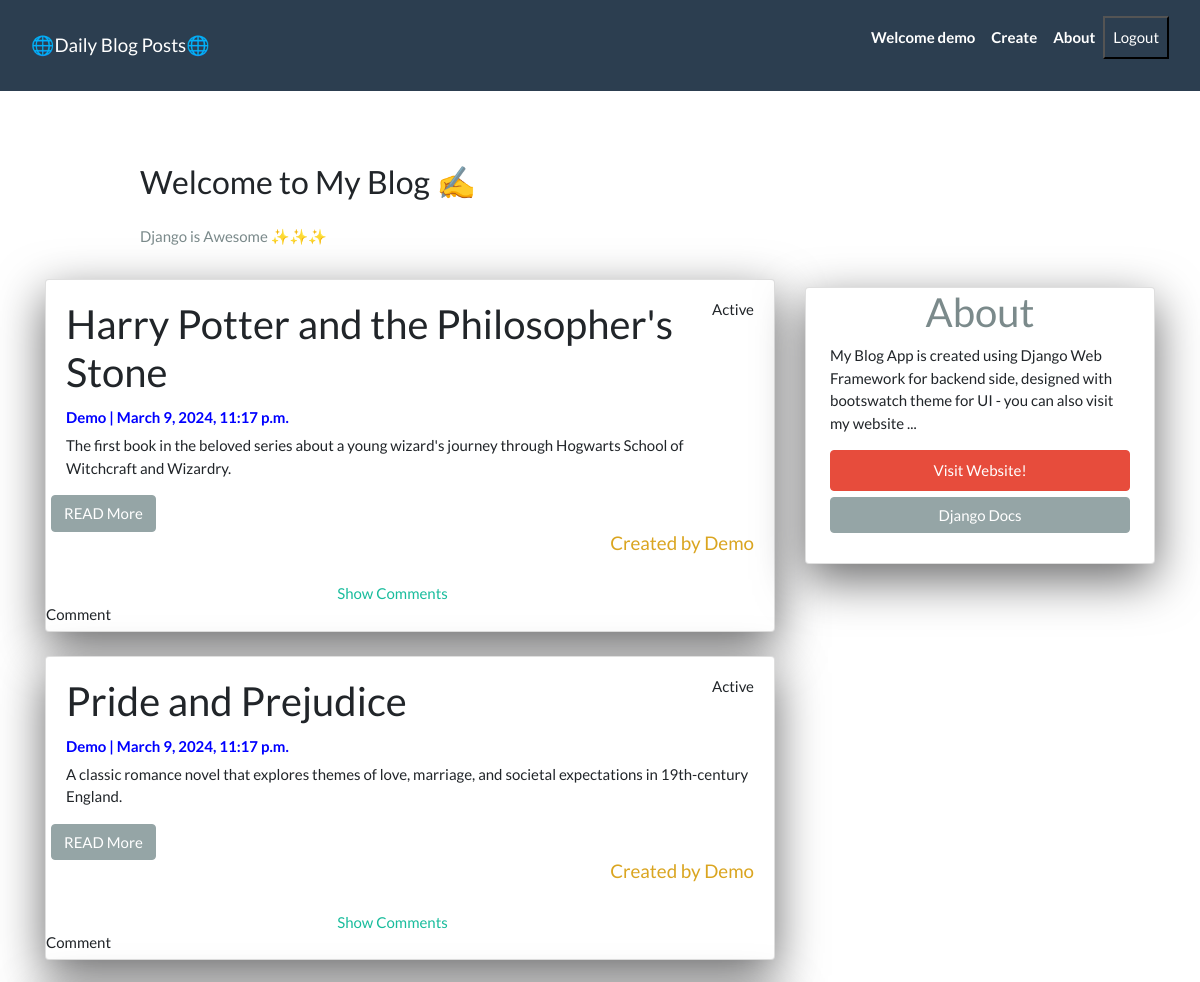
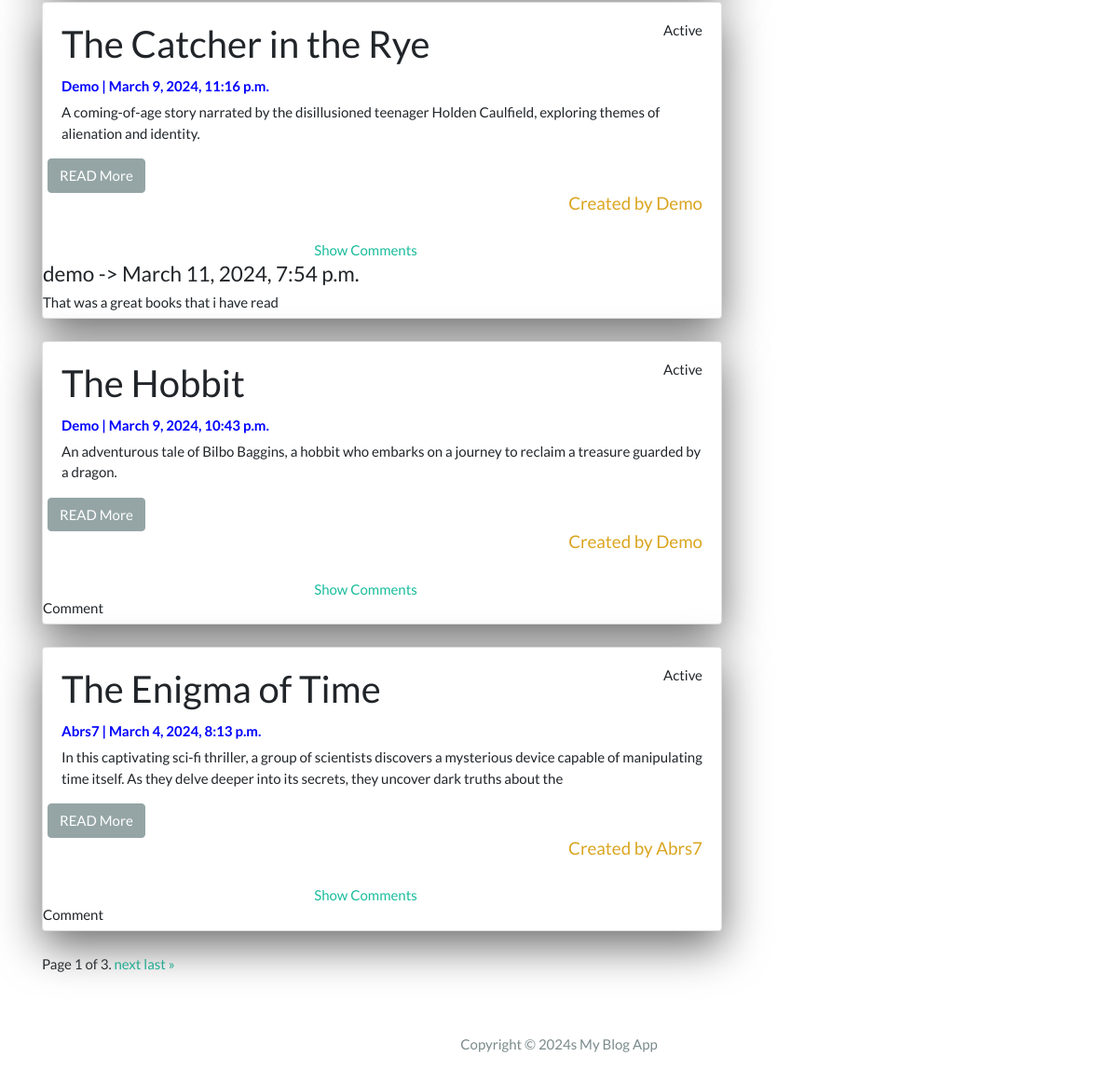
Page /app/ (signed in) on the committed database (2 pictures, top to bottom).
### app/models.py (models this page shows, shortened)
class Post(models.Model):
    title = models.CharField(max_length =256, unique=True)
    slug = models.SlugField(max_length=256, unique=True )
    author = models.ForeignKey(User, on_delete=models.CASCADE, related_name='blog_posts')
    created_on = models.DateTimeField(auto_now_add = True)
    updated_on = models.DateTimeField(auto_now = True)
    content = models.TextField()
    status = models.IntegerField(choices = STATUS, default= 0)
    class Meta():
        ordering = ['-created_on']

class Comment(models.Model):
    name = models.ForeignKey(User,on_delete=models.CASCADE, related_name='comments', max_length= 256)
    post = models.ForeignKey(Post, on_delete=models.CASCADE, related_name='comments')
    body = models.TextField()
    created_on = models.DateTimeField(auto_now_add = True)
    updated_on = models.DateTimeField(auto_now = True)

### app/views.py (the view)
# urls.py: path('', views.PostList.as_view(), name = 'post_list'),
class PostList(ListView):
    queryset = Post.objects.filter(status=1).order_by('-created_on')
    template_name = 'index.html'
    paginate_by = 5
    def get_context_data(self, **kwargs):
        context = super().get_context_data(**kwargs)
        context['post_id'] = self.kwargs.get('post_id')
        return context

### app/templatetags/custom_filters.py (called while the page is built)
@register.filter(name='first_upper')
def first_upper(value):
    return value[0].upper() + value[1:]

### templates/index.html (shortened to what this page needs)
{% extends "base.html" %}
{% block content %}
<header class="masthead">
  <div class="container">
    <div class="row">
      <div class=" col-md-8 col-md-10 mx-auto">
        <div class="site-heading">
          <h3 class=" site-heading my-4 mt-3 text-black"> Welcome to My Blog ✍️ </h3>
          <p class="text-dark">Django is Awesome ✨✨✨ </p>
        </div>
      </div>
    </div>
  </div>
</header>
<div class="container">
  <div class="row">
    <div class="col-md-8 mt-3 left">
      {% for post in post_list %}
      <div class="card mb-4">
        <div class="card-body">
         <div class="float-right">
          {% if request.user.is_authenticated %}
          {%if request.user.is_active %}
          <h6>Active</h6>
          {% else %}
          <h6>last seen recently</h6>
          {% endif %}
          {% else %}
          <h6>A long time ago</h6>
          {% endif %}
        </div>
          <h2 class="card-title">{{ post.title }}</h2>
          {% load custom_filters %}
          <p class="card-text text-green h6" style="color: blue; font-weight: bolder;">{{ post.author.username| first_upper }} | {{ post.created_on}} </p>
          <p class="card-text">{{post.content|slice:":200"}} </p>
          <div class="row">
          <a href="{% url 'post_detail' post.slug  %}">
         <button class="btn btn-secondary mx-6">READ More</button>
      </a>
      </div>
      {% load custom_filters %}
      <h5 class="text-green mx-12 float-right " style="color: goldenrod;">Created by {{post.author.username|first_upper}}</h5>
        </div>
    <a href="#comments-section" class=" toggle-comments-btn" style="padding-left: 40%;">Show Comments</a>
<div id="comments-section" class="comments-section">
    <div id="comments-container" class="comments-container">
        {% if not post.comments.all %}
        <h6>Comment</h6>
        {% else %}
         {% for comment in post.comments.all%}
        <h4>  {{comment.name}} -> {{comment.created_on}}  </h4>
        <h6>  {{comment.body}} </h6>
         {% endfor %}
        {% endif %}
    </div>
</div>
    </div>
      {% endfor %}
      <div class="pagination">
        <span class="step-links">
            {% if is_paginated %}
                <span class="current">
                    Page {{ page_obj.number }} of {{ paginator.num_pages }}.
                </span>
                {% if page_obj.has_next %}
                    <a href="?page={{ page_obj.next_page_number }}">next</a>
                    <a href="?page={{ paginator.num_pages }}">last &raquo;</a>
                {% endif %}
            {% endif %}
        </span>
    </div>
    </div>
   {% block sidebar %}
   {% include 'sidebar.html'%}
   {% endblock sidebar%}
  </div>
</div>
{%endblock%}

### templates/base.html (shortened to what this page needs)
<!DOCTYPE html>
<html>
  {% load static %}
<head>
  <link rel="stylesheet" href="https://stackpath.bootstrapcdn.com/bootswatch/4.5.2/flatly/bootstrap.min.css">
</head>
<body>
  <nav class="navbar navbar-expand-lg navbar-dark bg-primary" id="mainNav">
    <div class="container-fluid">
      <a class="navbar-brand" href="{% url 'post_list' %}">🌐Daily Blog Posts🌐</a>
      <div class="collapse navbar-collapse" id="navbarResponsive">
        <ul class="navbar-nav ml-auto">
          {% if request.user.is_authenticated %}
          <li class="nav-item text-black">
            <p class="nav-link text-black font-weight-bold" >Welcome {{request.user.username}}</p>
          </li>
          <li class="nav-item text-black">
            <a class="nav-link text-black font-weight-bold" href="{% url 'create_post' %}">Create</a>
          </li>
          {% else %}
          <li class="nav-item text-black">
            <a class="nav-link text-black font-weight-bold" href="{% url 'log_in' %}">Login/Register</a>
          </li>
          {% endif %}
          <li class="nav-item text-black">
            <a class="nav-link text-black font-weight-bold" href="#">About</a>
          </li>
          {% if request.user.is_authenticated %}
          </div>
          <form action="{% url 'logout' %}" method="post">
            <button class="mb-3 px-2 py-2 bg-primary text-white" type="submit">Logout</button>
          </form>
          {% endif %}
      </div>
  </nav>
  <div class="my-5 ">
  {% block content %}{% endblock content %}
</div>
  <footer class="py-3 bg-grey">
    <p class="m-0 text-dark text-center ">Copyright &copy; 2024s My Blog App </p>
  </footer>
</body>
</html>

### templates/sidebar.html (style rules this page uses)
.card { box-shadow: 0 16px 48px #6a6a6b; }

### rows in the picture
Post: title "Harry Potter and the Philosopher's Stone", author.username|first_upper "Demo", created_on "March 9, 2024, 11:17 p.m.", content "The first book in the beloved series about a young wizard's journey through Hogwarts School of Witchcraft and Wizardry.", shows "Comment"
Post: title "Pride and Prejudice", author.username|first_upper "Demo", created_on "March 9, 2024, 11:17 p.m.", content "A classic romance novel that explores themes of love, marriage, and societal expectations in 19th-century England.", shows "Comment"
Post: title "The Catcher in the Rye", author.username|first_upper "Demo", created_on "March 9, 2024, 11:16 p.m.", content "A coming-of-age story narrated by the disillusioned teenager Holden Caulfield, exploring themes of alienation and identity."
Comment: name "demo", created_on "March 11, 2024, 7:54 p.m.", body "That was a great books that i have read"
Post: title "The Hobbit", author.username|first_upper "Demo", created_on "March 9, 2024, 10:43 p.m.", content "An adventurous tale of Bilbo Baggins, a hobbit who embarks on a journey to reclaim a treasure guarded by a dragon.", shows "Comment"
Post: title "The Enigma of Time", author.username|first_upper "Abrs7", created_on "March 4, 2024, 8:13 p.m.", content "In this captivating sci-fi thriller, a group of scientists discovers a mysterious device capable of manipulating time itself. As they delve deeper into its secrets, they uncover dark truths about the", shows "Comment"

### other values in the picture
{{ request.user.username }} "demo"
{{ page_obj.number }} "1"
{{ paginator.num_pages }} "3"
